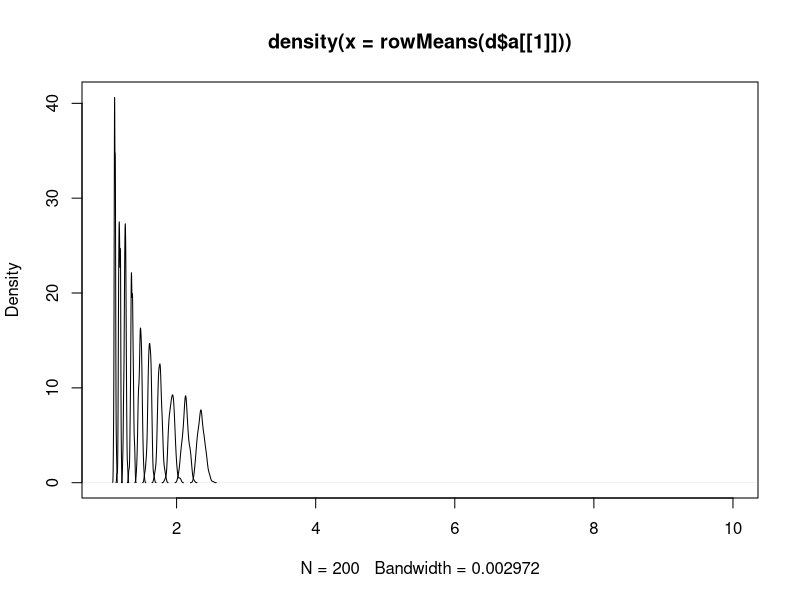

Here is the R script that generated this plot:
Nm <- 2000 # number of mitochondria (20 % of cell)
Nmb <- 500 # number of Mb
N <- 10000 # number of spaces in cell 
S <- floor(N^(1/3))
Nb <- 200
Ns <- 10


getD <- function(Nm, S,  Nb, Ns) {
  R <- 1:(S^3) # 3D space
  
  Nms <- numeric(length = Ns)
  a <- vector(mode = "list", length = Ns)
  for(s in 1:Ns) {
    cat("Ns:", s, "; Nm:", Nm, "\n", sep = ' ')
    
    d <- matrix(data = 0, nrow = Nb, ncol = Nmb)
    for(i in 1:Nb) {
      cell <- array(data = 0, dim = c(S, S, S))
      
      Im <- sample(x = R, size = Nm, replace = FALSE)
      Imb <- sample(x = R[!R %in% Im], size = Nmb, replace = FALSE)
      
      cell[Im] <- 1
      cell[Imb] <- -1
      
      i.Im <- which(cell == 1, arr.ind = TRUE)
      i.Imb <- which(cell == -1, arr.ind = TRUE)
      
      # browser()
      for(j in 1:nrow(i.Imb)) {
        d[i, j] <- min(sqrt( (i.Imb[j, 1]-i.Im[, 1])^2 
                             + (i.Imb[j, 2]-i.Im[, 2])^2 
                             + (i.Imb[j, 3]-i.Im[, 3])^2 ))
      }
    }
    
    Nms[s] <- Nm
    Nm <- ceiling((3/4)*Nm)
    a[[s]] <- d
  }
  
  return (list(a = a, 
               Nms = Nms))
}


d <- getD(Nm = Nm, S = S, Nb = Nb, Ns = Ns)


plot(density(rowMeans(d$a[[1]])), xlim = c(1, 10))
meanD <- numeric(length = 10)
for(s in 1:10) {
  meanD[s] <- mean(rowMeans(d$a[[s]]))
  if(s > 1) {
    points(density(rowMeans(d$a[[s]])), type = "l")
  }
}



# require(ggplot2)
# ggplot(data = data.frame(d = meanD, n = d$Nms))+
#   geom_point(aes(x = n, y = d))+
#   scale_y_log10()+
#   scale_x_log10()

# ggplot(data = data.frame(d = meanD, n = d$Nms))+
#   geom_point(aes(x = n, y = d))

masses <- (1:10)^10

summary(lm(log10(d$Nms) ~ log10(meanD)))
summary(lm(log10(d$Nms) ~ log10(masses)))
summary(lm(log10(meanD) ~ log10(d$Nms)))
summary(lm(d$Nms ~ meanD))
summary(lm(meanD ~ d$Nms))


# make a grid Nm x Nmb and compute ratio for different grids